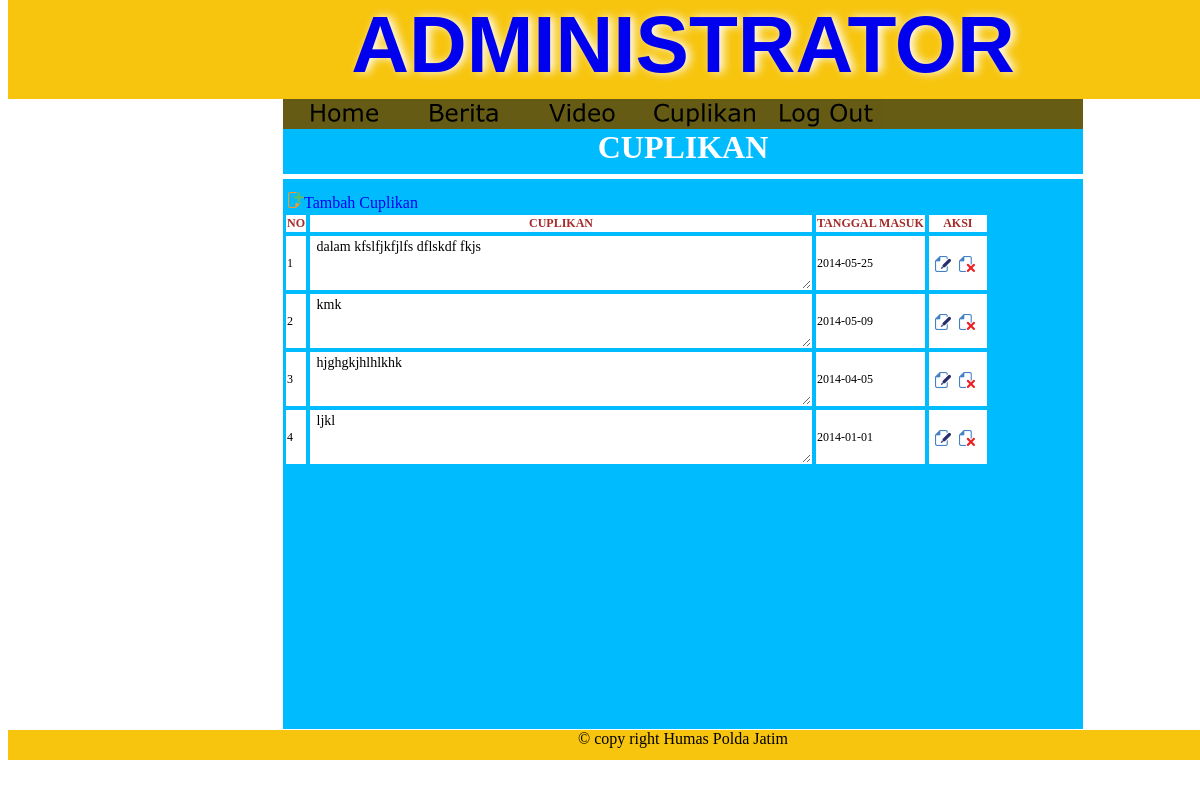
/master/operator/index.php?r=cuplikan (signed in), run on the app's committed database.
### tables this page shows
CREATE TABLE IF NOT EXISTS `tb_cuplikan` (
  `ID_CUPLIKAN` int(11) NOT NULL AUTO_INCREMENT,
  `ISI_CUPLIKAN` varchar(255) DEFAULT NULL,
  `TGL_CUPLIKAN` date DEFAULT NULL,
  PRIMARY KEY (`ID_CUPLIKAN`)
);

### master/operator/cuplikan.php (the view, shortened to what this page needs)
<?php
	$act =$_GET["act"];
	switch($act){
		default:
		$select=mysql_query("select * from tb_cuplikan order by TGL_CUPLIKAN desc ");
		?>
		<a href="?r=cuplikan"><h2>CUPLIKAN</h2></a>
		<hr size="5" color="white">
		<a href="?r=cuplikan&act=insert"><img class="icon" src="../icon/add.png">Tambah Cuplikan</a>
			<table>
				<tr class="td_judul">
					<td ><b>NO</b></td>
					<td ><b>CUPLIKAN</b></td>
					<td ><b>TANGGAL MASUK</b></td>
					<td  width="56px"><b>AKSI</b></td>
				</tr>
				<?php
				$no=1;
				while ($data_cuplikan=mysql_fetch_array($select)){
				?>
				<tr>
					<td ><?php echo $no?></td>
					<td><textarea  class="txtcup" name="txt_isi" rows="3" cols=""> <?php echo $data_cuplikan['ISI_CUPLIKAN']?></textarea></td>
					<td><?php echo $data_cuplikan['TGL_CUPLIKAN']?></td>
					<td><a href="?r=cuplikan&act=edit&id=<?php echo $data_cuplikan["ID_CUPLIKAN"];?>"><img class="icon" src="../icon/edit.png"></a>
					<a href="aksi.php?module=cuplikan&act=delete&id=<?php echo $data_cuplikan["ID_CUPLIKAN"];?>" onclick=return confirm("yakin??")><img class="icon" src="../icon/delete.png"></a></td>
				</tr>
				<?php
				$no++;
				}
				?>
			</table>
			<?php
		break;
				?>
		<?php
	}
?>

### master/operator/style.css (style rules this page uses)
body { background: white; }
a { text-decoration:none; }
h2 { font-size:2em; color : white; text-align:center; vertical-align:center; margin:0px; font-family:verdana: }
b { color : brown; }
.td_judul { text-align:center; vertical-align:center; font-family:verdana; }
td { background:white; font-family:verdana; font-size:12px; border:0.5px solid #00BCFF; }
.icon { margin:5px 0px 0 5px; height:16px; width:16px; }
.txtcup { width:500; font-family:Times New Roman; font-size:14px; border:0px solid white; }

### data on the page
tb_cuplikan: txt_isi "dalam kfslfjkfjlfs dflskdf fkjs", TGL_CUPLIKAN "2014-05-25"
tb_cuplikan: txt_isi "kmk", TGL_CUPLIKAN "2014-05-09"
tb_cuplikan: txt_isi "hjghgkjhlhlkhk", TGL_CUPLIKAN "2014-04-05"
tb_cuplikan: txt_isi "ljkl", TGL_CUPLIKAN "2014-01-01"
